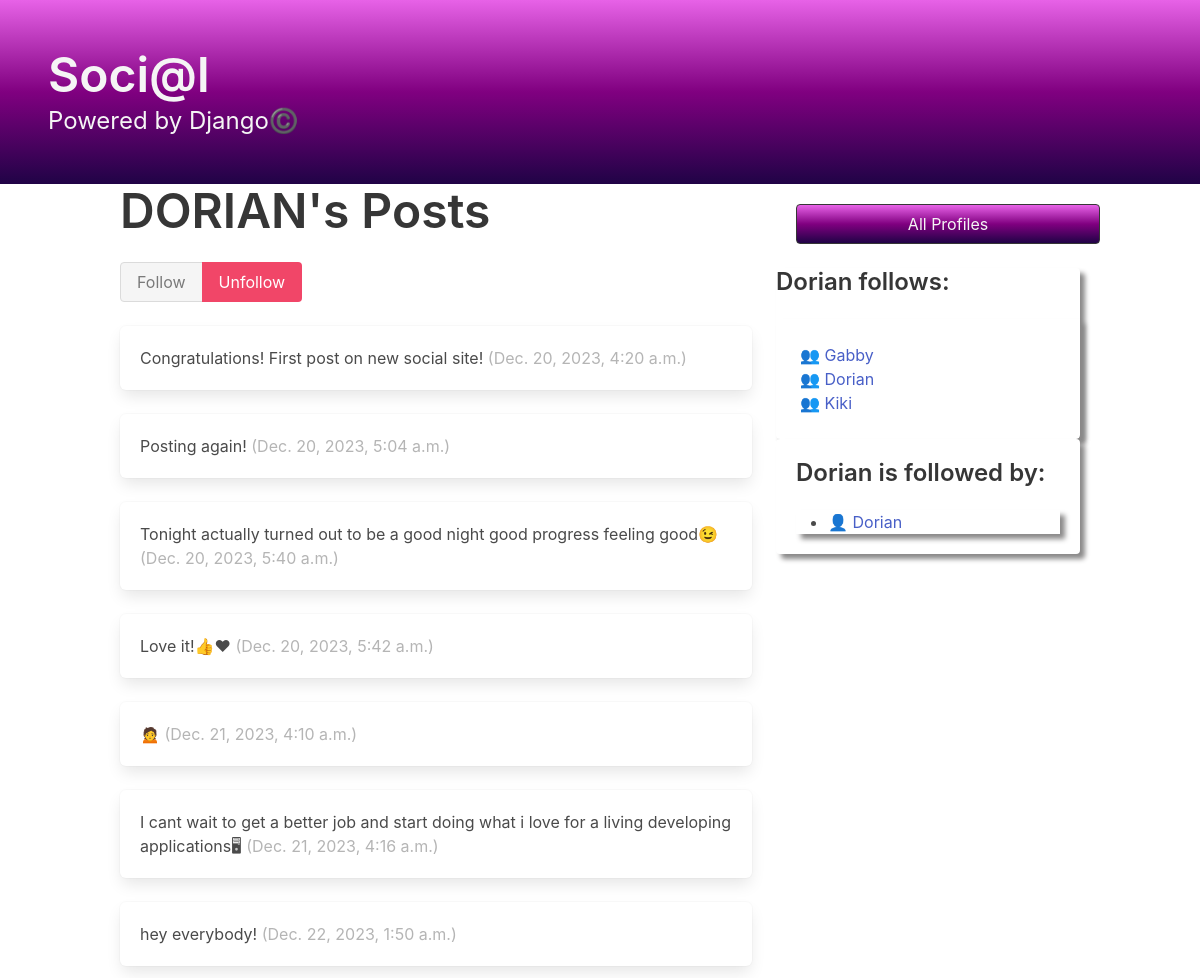
The app's page /profile/2 (signed in) with its own data.
### dwitter/models.py (models this page shows, shortened)
class Profile(models.Model):
    user = models.OneToOneField(User, on_delete=models.CASCADE)
    follows = models.ManyToManyField(
        "self",
        related_name="followed_by",
        symmetrical=False,
        blank=True
    )
    def __str__(self):
        return self.user.username
    user = models.OneToOneField(User, on_delete=models.CASCADE)
    follows = models.ManyToManyField(
        "self",
        related_name="followed_by",
        symmetrical=False,
        blank=True
    )

class Dweet(models.Model):
    user = models.ForeignKey(User,
                             related_name="dweets",
                             on_delete=models.DO_NOTHING)
    body = models.CharField(max_length=140)
    created_at = models.DateTimeField(auto_now_add=True)

### dwitter/views.py (the view, shortened to what this page needs)
# urls.py: path("profile/<int:pk>", profile, name="profile"),
def profile(request, pk):
    profile = Profile.objects.get(pk=pk)
    return render(request, "profile.html", {"profile": profile})

### dwitter/templates/profile.html (shortened to what this page needs)
{% extends 'base.html' %}
{% block content %}
<div class="column">
    <div class="block">
    <h1 class="title is-1">
        {{profile.user.username|upper}}'s Posts
    </h1>
    <form method="post">
        <div class="buttons has-addons">
        {% if profile in user.profile.follows.all %}
            <button class="button is-success is-static">Follow</button>
            <button class="button is-danger" name="follow" value="unfollow">
                Unfollow
            </button>
        {% else %}
            <button class="button is-success" name="follow" value="follow">
                Follow
            </button>
            <button class="button is-danger is-static">Unfollow</button>
        {% endif %}
        </div>
    </form>
    </div>
    <div class="content">
        {% for dweet in profile.user.dweets.all %}
            <div class="box">
                {{ dweet.body }}
                <span class="is-small has-text-grey-light">
                    ({{ dweet.created_at }})
                </span>
            </div>
        {% endfor %}
    </div>
</div>
<div class="column is-one-third">
    <div class="block" box-shadow: 5px 5px 5px rgb(138, 137, 137)>
        <a href="{% url 'dwitter:profile_list' %}">
            <button class="button is-dark is-outlined is-fullwidth" style="background-image:linear-gradient(rgb(231, 98, 231),purple,rgb(32, 3, 70));color:whitesmoke; margin:20px;" >
                All Profiles
            </button>
        </a>
    </div>
    <div class="card" style="box-shadow: 5px 5px 5px rgb(138, 137, 137)">
        <h3 class="title is-4">
            {{profile.user.username}} follows:
        </h3>
        <div class="card-content" style="box-shadow: 5px 5px 5px rgb(138, 137, 137)">
            <ul>
            {% for following in profile.follows.all %}
                <li>
                    <a href="{% url 'dwitter:profile' following.id %}">
                        👥  {{ following }}
                    </a>
                </li>
            {% endfor %}
            </ul>
        </div>
    </div>
    <div class="card" style="padding: 20px;box-shadow: 5px 5px 5px rgb(138, 137, 137)">
        <h3 class="title is-4">
            {{profile.user.username}} is followed by:
        </h3>
        <div class="content" style="box-shadow: 5px 5px 5px rgb(138, 137, 137)">
            <ul>
            {% for follower in profile.followed_by.all %}
                <li>
                    <a href="{% url 'dwitter:profile' follower.id %}">
                        👤 {{ follower }}
                    </a>
                </li>
            {% endfor %}
            </ul>
        </div>
    </div>
</div>
{% endblock content %}

### records on screen
Profile: user.username "DORIAN", user.username "Dorian"
Dweet: body "Congratulations! First post on new social site!", created_at "Dec. 20, 2023, 4:20 a.m."
Dweet: body "Posting again!", created_at "Dec. 20, 2023, 5:04 a.m."
Dweet: body "Tonight actually turned out to be a good night good progress feeling good😉", created_at "Dec. 20, 2023, 5:40 a.m."
Dweet: body "Love it!👍❤", created_at "Dec. 20, 2023, 5:42 a.m."
Dweet: body "🙍", created_at "Dec. 21, 2023, 4:10 a.m."
Dweet: body "I cant wait to get a better job and start doing what i love for a living developing applications🖥", created_at "Dec. 21, 2023, 4:16 a.m."
Dweet: body "hey everybody!", created_at "Dec. 22, 2023, 1:50 a.m."
Profile: user.username "Gabby"
Profile: user.username "Kiki"
